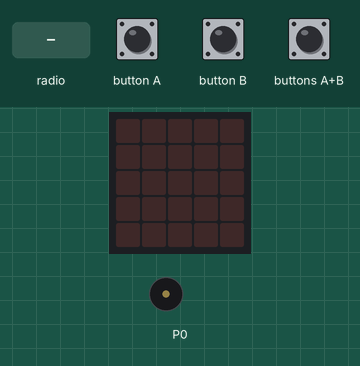
This program was run on a simulated BBC micro:bit (MakeCode). On the bench: the board's 5×5 LED display, buzzer (waves = sounding). Inputs (shaded band) come from the test bench.

Above: at 1.2 s.
1.3 s: radio message "3" arrives
At 4.1 s:
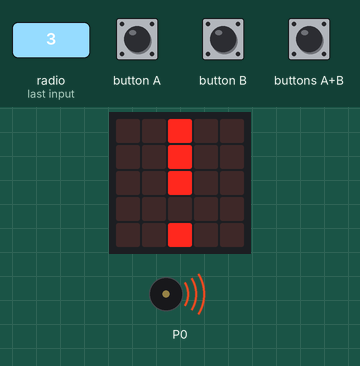
4.3 s: buttons A+B pressed for 0.15 s
At 7.1 s:
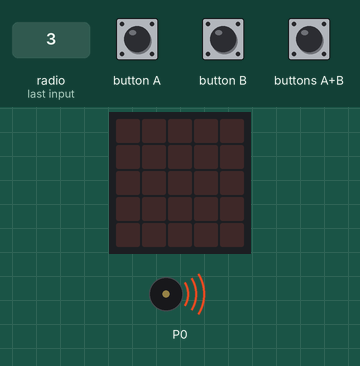
7.3 s: button A pressed for 0.15 s
At 9.9 s:
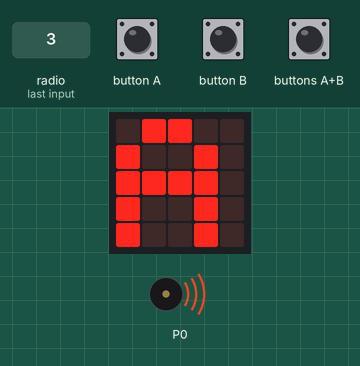
10.3 s: button B pressed for 0.15 s
At 12.8 s:
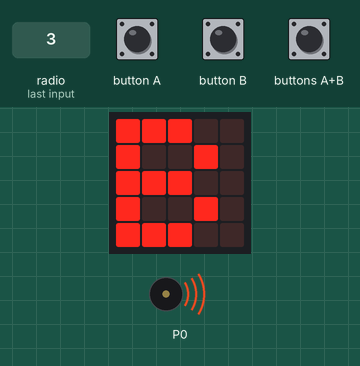
13.3 s: buttons A+B pressed for 1 s
At 15.6 s:
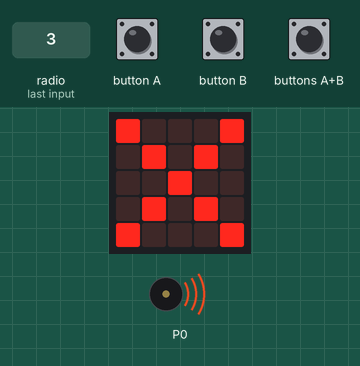
Timing chart, 0 to 17.3 s (numbered marks = the images above; inputs shaded):
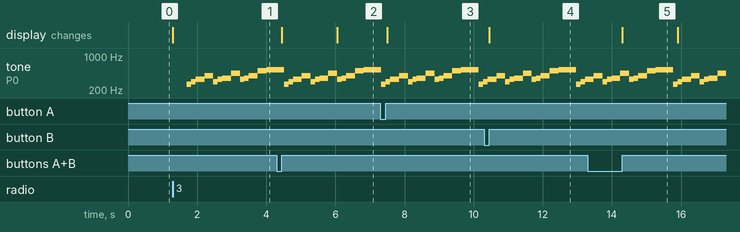

The program:

Receiver.py
```python
# Plays alarm if alarm sequence is received.

def on_received_number(receivedNumber):
    if receivedNumber == 3:
        basic.show_leds("""
            . . # . .
                        . . # . .
                        . . # . .
                        . . . . .
                        . . # . .
        """)
        music.start_melody(music.built_in_melody(Melodies.RINGTONE),
            MelodyOptions.FOREVER)
radio.on_received_number(on_received_number)

# Monitors condition of a flag variable to decide either to add the letter a to the entered password or display the safe password one digit at a time.

def on_button_pressed_a():
    global Entered, Count
    if Flag == 0:
        Entered = "" + Entered + "A"
        basic.show_string("A")
    else:
        if Count < len(password):
            basic.show_string("" + (password[Count]))
            Count += 1
        else:
            basic.clear_screen()
            Count = 0
input.on_button_pressed(Button.A, on_button_pressed_a)

# Checks entered password against password.

def on_button_pressed_ab():
    global Flag, Entered
    if thisPass == Entered:
        basic.show_icon(IconNames.YES)
        basic.pause(1000)
        basic.clear_screen()
        Flag = 1
        Entered = ""
    else:
        basic.show_icon(IconNames.NO)
        basic.pause(1000)
        basic.clear_screen()
        Entered = ""
input.on_button_pressed(Button.AB, on_button_pressed_ab)

# Receives password string.

def on_received_string(receivedString):
    global password
    password = receivedString
radio.on_received_string(on_received_string)

# Monitors condition of a flag variable to either add the letter b to a password sequence or clear the screen and stop all sounds.

def on_button_pressed_b():
    global Entered
    if Flag == 0:
        Entered = "" + Entered + "B"
        basic.show_string("B")
    else:
        basic.clear_screen()
        music.stop_all_sounds()
input.on_button_pressed(Button.B, on_button_pressed_b)

# Initializes some values.
Flag = 0
Entered = ""
thisPass = ""
password = ""
Count = 0
radio.set_group(121)
Count = 0
password = ""
thisPass = "ABABAB"
Entered = ""
```

Measured:
- after the input at 1.3 s, tone on P0: plays 262 Hz for 0.13 s, 294 Hz for 0.13 s, 330 Hz for 0.26 s, 392 Hz for 0.26 s, 294 Hz for 0.13 s, 330 Hz for 0.13 s … (13 notes in this stretch), starting after 0.40 s; the display: changes at once (image 1)
- after the input at 4.3 s, the display: first changes after 0.15 s (image 2 shows a later state)
- after the input at 7.3 s, the display: changes after 0.20 s (image 3)
- after the input at 10.3 s, the display: changes after 0.15 s (image 4)
- after the input at 13.3 s, the display: changes after 1.0 s (image 5)
